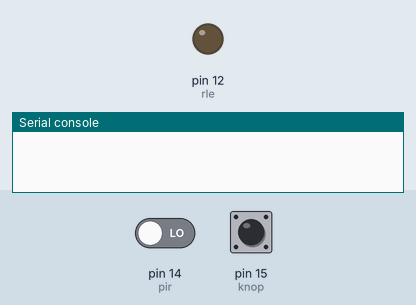
Recording of a program running on a simulated MicroPython board. Shown: output pins drawn as LEDs (lit = HIGH), the last lines printed to the serial console. The test bench sets the inputs (shaded band); at power-on: pin 14 (pir) LOW, pin 15 (knop) LOW.

Above: at 1.2 s.
1.3 s: pin 14 (pir) driven HIGH
At 2.9 s:
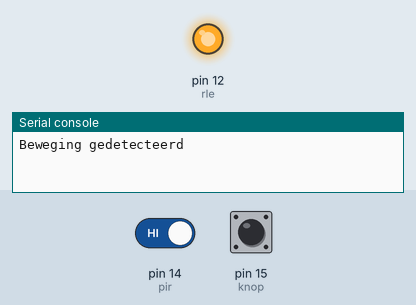
4.3 s: pin 15 (knop) pulled HIGH for 3.2 s
Timing chart, 0 to 14.1 s (numbered marks = the images above; inputs shaded):
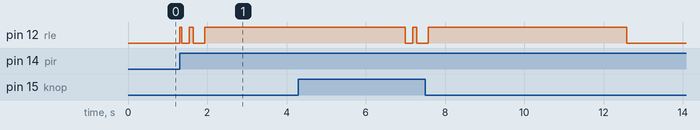

The program:

les_5_-_Knop_Interrupt.py
```python
from machine import Pin
from time import sleep

motion = False

def handle_interrupt(pin):
  global motion
  motion = True
  global interrupt_pin
  interrupt_pin = pin

rle = Pin(12, Pin.OUT)
pir = Pin(14, Pin.IN)
knop = Pin(15, Pin.IN)

pir.irq(trigger=Pin.IRQ_RISING, handler=handle_interrupt)

rle.off()

while True:
    value = knop.value()
    if motion:
        print('Beweging gedetecteerd')
        rle.on()
        sleep(0.05)
        rle.off()
        sleep(0.2)
        rle.on()
        sleep(0.09)
        rle.off()
        sleep(0.3)
        rle.on()
        sleep(5)
        rle.off()
        print('Geen beweging gedetecteerd')
        motion = False
    if value == 1:
        print('knop aan')
        rle.on()
        sleep(0.05)
        rle.off()
        sleep(0.2)
        rle.on()
        sleep(0.09)
        rle.off()
        sleep(0.3)
        rle.on()
        sleep(5)
        rle.off()
        print('knop uit')
```

Measured:
- after the input at 1.3 s, pin 12 (rle): goes HIGH 0.05 s, LOW 0.20 s, HIGH 0.09 s, LOW 0.30 s, then HIGH, starting at once
